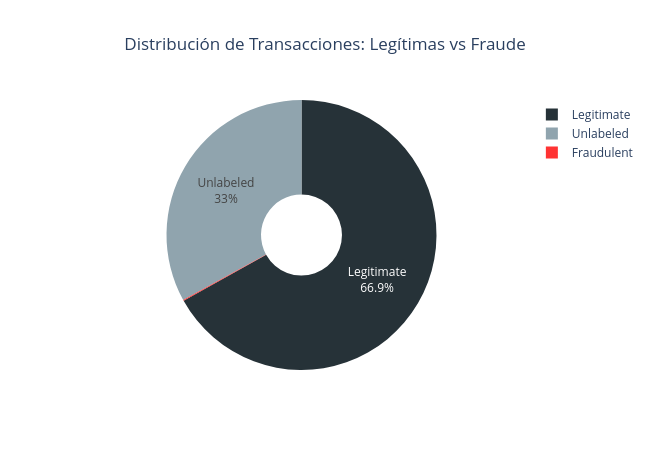

The code cell stored with this chart in its notebook:
### Code cell
fraud_perc_pd = fraud_perc.toPandas()

fraud_perc_fig = px.pie(
    fraud_perc_pd ,
    values='Total', 
    names='target', 
    title= 'Distribución de Transacciones: Legítimas vs Fraude',
    color='target',
    color_discrete_map={'Legitimate': '#263238', 'Fraudulent': '#FF3333', 'Unlabeled': '#90A4AE'},
    hole=0.3
    )
fraud_perc_fig.update_traces(
    textposition='inside', 
    textinfo='percent+label',
    )date_fraud_unbiased_df
fraud_perc_fig.update_layout(width=650, height=450, title_x=0.5, autosize=False)

fraud_perc_fig.show()

### Figure 1 — Plotly figure (JSON) as saved in the notebook; plotly's stock layout.template omitted (floating-point values rounded to 4 significant figures)
{"data": [{"customdata": [["Unlabeled"], ["Fraudulent"], ["Legitimate"]], "domain": {"x": [0, 1], "y": [0, 1]}, "hole": 0.3, "hovertemplate": "target=%{customdata[0]}<br>Total=%{value}<extra></extra>", "labels": ["Unlabeled", "Fraudulent", "Legitimate"], "legendgroup": "", "marker": {"colors": ["#90A4AE", "#FF3333", "#263238"]}, "name": "", "showlegend": true, "textinfo": "percent+label", "textposition": "inside", "type": "pie", "values": [4390952, 13332, 8901631]}], "layout": {"autosize": false, "height": 450, "legend": {"tracegroupgap": 0}, "title": {"text": "Distribución de Transacciones: Legítimas vs Fraude", "x": 0.5}, "width": 650}}
